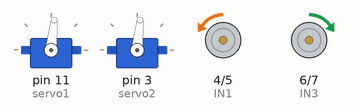
This sketch was run on a simulated Arduino Uno, built with avr-gcc and run on an emulated ATmega328P. On the bench: 2 × servo, motor-driver pin pairs drawn as motors (green arrow = first pin HIGH = forward, orange = second pin HIGH = backward, longer = more drive, scaled by the enable pin).

Above: at 0.15 s.
At 1.36 s:
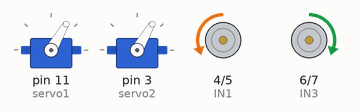
At 2.56 s:
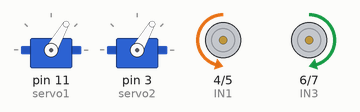
At 3.77 s:
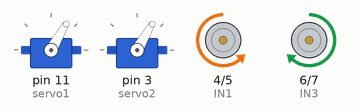
At 5.3 s:
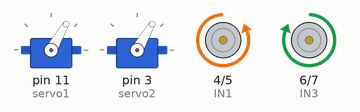
Timing chart, 0 to 6.8 s (numbered marks = the images above):
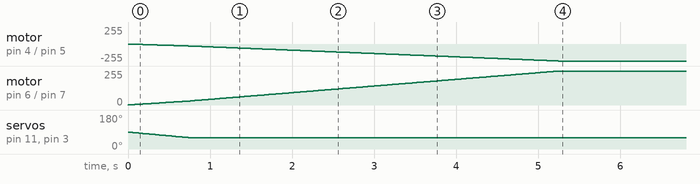

Measured:
- by itself, motor on pin 4 (IN1) / pin 5 (IN2): moves from stopped to backward 255/255 over 5.2 s
- by itself, motor on pin 6 (IN3) / pin 7 (IN4): moves from stopped to forward 255/255 over 5.2 s
- by itself, servo on pin 11 (servo1), servo on pin 3 (servo2): moves from 89° to 60° over 0.71 s

The sketch:

basicmove.ino
```cpp
#include <Servo.h>

Servo servo1;
Servo servo2;

int currentAngle = 90; // middle position
int currentspeed = 0;

// Motor driver pins
const int ENA = 9;
const int ENB = 10;
const int IN1 = 4;
const int IN2 = 5;
const int IN3 = 6;
const int IN4 = 7;

void setup() {
  servo1.attach(11);
  servo2.attach(3);
  servo1.write(currentAngle);
  servo2.write(currentAngle);

  pinMode(IN1, OUTPUT);
  pinMode(IN2, OUTPUT);
  pinMode(IN3, OUTPUT);
  pinMode(IN4, OUTPUT);
  pinMode(ENA, OUTPUT);
  pinMode(ENB, OUTPUT);
}

void driveline(int targetspeed, int direction) {
  // Steering
  if (currentAngle < direction) {
    currentAngle++;
    servo1.write(currentAngle);
    servo2.write(currentAngle);
    delay(5);
  } else if (currentAngle > direction) {
    currentAngle--;
    servo1.write(currentAngle);
    servo2.write(currentAngle);
    delay(5);
  }

  // Motor Direction
  if (targetspeed > 0) {
    digitalWrite(IN1, LOW);
    digitalWrite(IN2, HIGH);
    digitalWrite(IN3, HIGH);
    digitalWrite(IN4, LOW);
  } else if (targetspeed < 0) {
    digitalWrite(IN1, HIGH);
    digitalWrite(IN2, LOW);
    digitalWrite(IN3, LOW);
    digitalWrite(IN4, HIGH);
  } else {
    digitalWrite(IN1, LOW);
    digitalWrite(IN2, LOW);
    digitalWrite(IN3, LOW);
    digitalWrite(IN4, LOW);
  }

  // Speed Ramp

  if (currentspeed < targetspeed) {
    currentspeed += 1;
    if (currentspeed > targetspeed) currentspeed = targetspeed;
  } else if (currentspeed > targetspeed) {
    currentspeed -= 1;
    if (currentspeed < targetspeed) currentspeed = targetspeed;
  }

  analogWrite(ENA, abs(currentspeed));
  analogWrite(ENB, abs(currentspeed));
}

void loop() {
  driveline(255, 60);
  delay(20); // Run every 20ms (adjust as needed)

}
```

cyclespeed.cpp
```cpp
int ENB = 10;
int motor2pin1 = 8;
int motor2pin2 = 9;

void setup() {
  pinMode(ENB, OUTPUT);
  pinMode(motor2pin1, OUTPUT);
  pinMode(motor2pin2, OUTPUT);
Serial.begin(9600);
  digitalWrite(motor2pin1, HIGH);  // direction
  digitalWrite(motor2pin2, LOW);

  // gradually ramp up speed
  for (int i = 45; i <= 255; i++) {
    analogWrite(ENB, i);
    Serial.println(i);
    delay(20);
  }
  delay(1000);

    for (int g = 255; g >28; g--) {
    analogWrite(ENB, g);
    Serial.println(g);
    delay(20);
  }
}
void loop() {};
```
